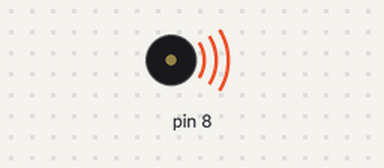
Simulated run of this sketch. Board: Arduino Uno, built with avr-gcc and run on an emulated ATmega328P. Shown: buzzer (waves = sounding).

Above: at 0.2 s.
At 4.5 s:
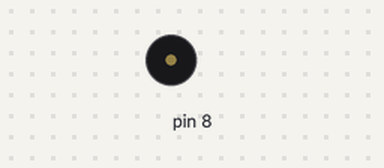
Timing chart, 0 to 6.5 s (numbered marks = the images above):
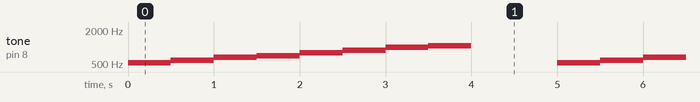

The sketch:

passive_buzzer.ino
```cpp
//www.elegoo.com
//2016.12.08

#include <pitches.h>

// notes in the melody:
int melody[] = {
  NOTE_C5, NOTE_D5, NOTE_E5, NOTE_F5, NOTE_G5, NOTE_A5, NOTE_B5, NOTE_C6};
int duration = 500;  // 500 miliseconds

void setup() {

}

void loop() {
  for (int thisNote = 0; thisNote < 8; thisNote++) {
    // pin8 output the voice, every scale is 0.5 sencond
    tone(8, melody[thisNote], duration);

    // Output the voice after several minutes
    delay(500);
  }

  // restart after two seconds
  delay(1000);
}
```

Measured:
- by itself, tone on pin 8: repeats every 5.0 s: 587 Hz 0.50 s, 659 Hz 0.50 s, 698 Hz 0.50 s, 784 Hz 0.50 s, 880 Hz 0.50 s, 988 Hz 0.50 s, 1047 Hz 0.50 s, silent 1.0 s, 523 Hz 0.50 s
